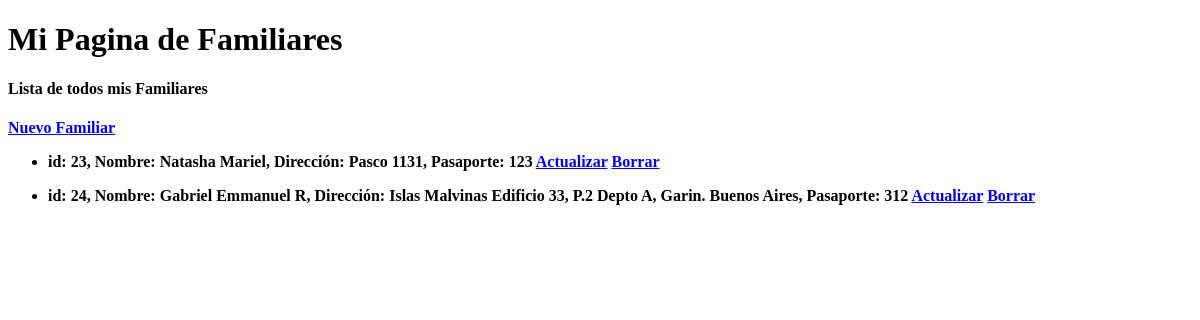
Page /mi-familia/ on the earlier database version.
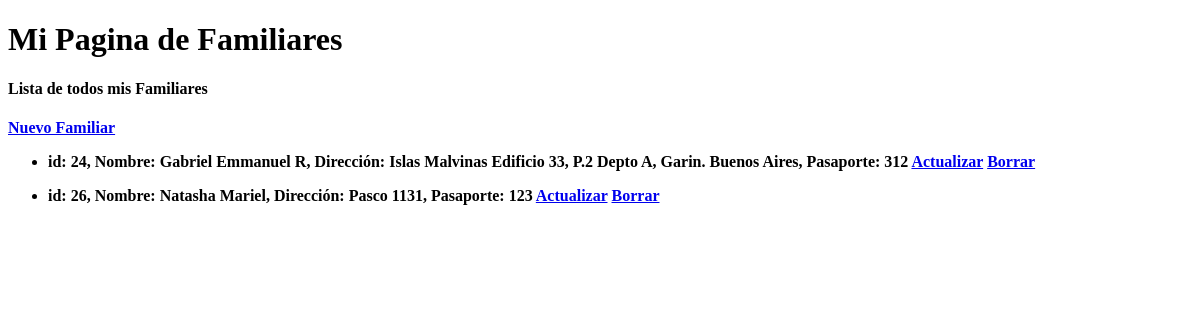
Same page on the later database version.
### ejemplo/models.py (models this page shows, shortened)
class Familiar(models.Model):
    nombre = models.CharField(max_length=100)
    direccion = models.CharField(max_length=200)
    numero_pasaporte = models.IntegerField()

### ejemplo/views.py (the view)
# urls.py: path('mi-familia/', monstrar_familiares),
def monstrar_familiares(request):
  lista_familiares = Familiar.objects.all()
  return render(request, "ejemplo/familiares.html", {"lista_familiares": lista_familiares})

### ejemplo/templates/ejemplo/familiares.html
{% extends 'ejemplo/base.html' %}
{% block contenido %}
    <a href='/mi-familia/alta'>Nuevo Familiar</a>
    {% for familiar in lista_familiares %}
    <ul>
        <li> id: {{familiar.id}}, Nombre: {{familiar.nombre}}, Dirección: {{familiar.direccion}}, Pasaporte: {{familiar.numero_pasaporte}}
            <a href='/mi-familia/actualizar/{{ familiar.id }}'>Actualizar</a>
            <a href='/mi-familia/borrar/{{ familiar.id }}'>Borrar</a>
        </li>
    </ul>
{% endfor %}
{%endblock %}
{% block titulo%}
Lista de todos mis Familiares
{% endblock %}

### ejemplo/templates/ejemplo/base.html (shortened to what this page needs)
<!DOCTYPE html>
<html lang="en">
<head>
</head>
<body>
    <h1> Mi Pagina de Familiares </h1>
    <h4>{% block titulo %}{% endblock %}<h4>
    {% block contenido %}{% endblock %}
</body>
</html>

Differences in the rows shown:
removed Familiar: id "23", nombre "Natasha Mariel", direccion "Pasco 1131", numero_pasaporte "123"
added Familiar: id "26", nombre "Natasha Mariel", direccion "Pasco 1131", numero_pasaporte "123"
